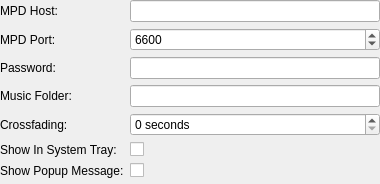
<?xml version="1.0" encoding="UTF-8"?>
<ui version="4.0">
 <class>PreferencesDialog</class>
 <widget class="QWidget" name="PreferencesDialog">
  <property name="geometry">
   <rect>
    <x>0</x>
    <y>0</y>
    <width>380</width>
    <height>184</height>
   </rect>
  </property>
  <property name="windowTitle">
   <string>Form</string>
  </property>
  <layout class="QFormLayout" name="formLayout">
   <property name="margin">
    <number>0</number>
   </property>
   <item row="0" column="0">
    <widget class="QLabel" name="label">
     <property name="text">
      <string>MPD Host:</string>
     </property>
     <property name="buddy">
      <cstring>hostLineEdit</cstring>
     </property>
    </widget>
   </item>
   <item row="0" column="1">
    <widget class="LineEdit" name="hostLineEdit"/>
   </item>
   <item row="1" column="0">
    <widget class="QLabel" name="label_2">
     <property name="text">
      <string>MPD Port:</string>
     </property>
     <property name="buddy">
      <cstring>portSpinBox</cstring>
     </property>
    </widget>
   </item>
   <item row="1" column="1">
    <widget class="QSpinBox" name="portSpinBox">
     <property name="minimum">
      <number>1</number>
     </property>
     <property name="maximum">
      <number>66000</number>
     </property>
     <property name="value">
      <number>6600</number>
     </property>
    </widget>
   </item>
   <item row="2" column="0">
    <widget class="QLabel" name="label_3b">
     <property name="text">
      <string>Password:</string>
     </property>
     <property name="buddy">
      <cstring>passwordLineEdit</cstring>
     </property>
    </widget>
   </item>
   <item row="2" column="1">
    <widget class="LineEdit" name="passwordLineEdit">
     <property name="echoMode">
      <enum>QLineEdit::Password</enum>
     </property>
    </widget>
   </item>
   <item row="3" column="0">
    <widget class="QLabel" name="label_3">
     <property name="text">
      <string>Music Folder:</string>
     </property>
     <property name="buddy">
      <cstring>mpdDir</cstring>
     </property>
    </widget>
   </item>
   <item row="3" column="1">
    <widget class="DirRequester" name="mpdDir"/>
   </item>
   <item row="4" column="0">
    <widget class="QLabel" name="label_6">
     <property name="text">
      <string>Crossfading:</string>
     </property>
     <property name="buddy">
      <cstring>crossfading</cstring>
     </property>
    </widget>
   </item>
   <item row="4" column="1">
    <widget class="QSpinBox" name="crossfading">
     <property name="suffix">
      <string> seconds</string>
     </property>
     <property name="maximum">
      <number>20</number>
     </property>
    </widget>
   </item>
   <item row="5" column="0">
    <widget class="QLabel" name="label_4">
     <property name="text">
      <string>Show In System Tray:</string>
     </property>
     <property name="buddy">
      <cstring>systemTrayCheckBox</cstring>
     </property>
    </widget>
   </item>
   <item row="5" column="1">
    <widget class="QCheckBox" name="systemTrayCheckBox">
     <property name="enabled">
      <bool>true</bool>
     </property>
     <property name="text">
      <string/>
     </property>
    </widget>
   </item>
   <item row="6" column="0">
    <widget class="QLabel" name="label_5">
     <property name="text">
      <string>Show Popup Message:</string>
     </property>
     <property name="buddy">
      <cstring>systemTrayPopup</cstring>
     </property>
    </widget>
   </item>
   <item row="6" column="1">
    <widget class="QCheckBox" name="systemTrayPopup">
     <property name="text">
      <string/>
     </property>
    </widget>
   </item>
   <item row="7" column="1">
    <spacer name="verticalSpacer">
     <property name="orientation">
      <enum>Qt::Vertical</enum>
     </property>
     <property name="sizeHint" stdset="0">
      <size>
       <width>16</width>
       <height>16</height>
      </size>
     </property>
    </spacer>
   </item>
  </layout>
 </widget>
 <customwidgets>
  <customwidget>
   <class>LineEdit</class>
   <extends>QLineEdit</extends>
   <header>lineedit.h</header>
  </customwidget>
  <customwidget>
   <class>DirRequester</class>
   <extends>QLineEdit</extends>
   <header>dirrequester.h</header>
   <container>1</container>
  </customwidget>
 </customwidgets>
 <resources/>
 <connections/>
</ui>
